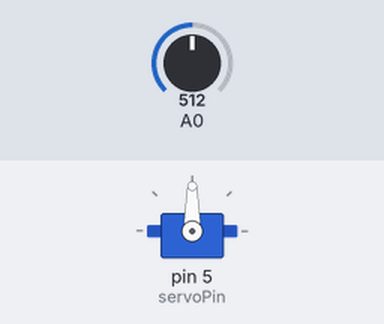
Bench run of a sketch on a simulated Arduino Uno, built with avr-gcc and run on an emulated ATmega328P. Shown: servo. Wiring (inferred from the names in the program): servo: signal pin 5. Inputs (shaded band) come from the test bench; at power-on: A0 = 512. Servo pulses on a pin are drawn as a servo (544–2400 µs = 0–180°).

Above: at 1.2 s.
1.3 s: A0 set to 716
At 2.1 s:
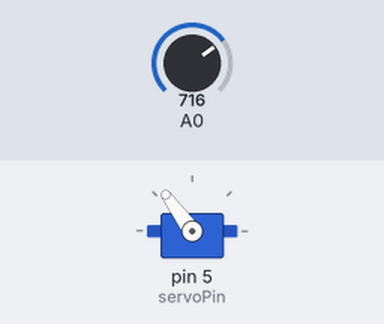
2.8 s: A0 set to 900
At 3.8 s:
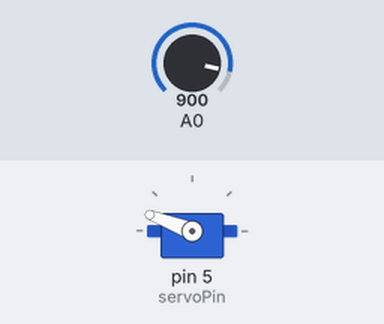
4.3 s: A0 set to 1023
At 4.7 s:
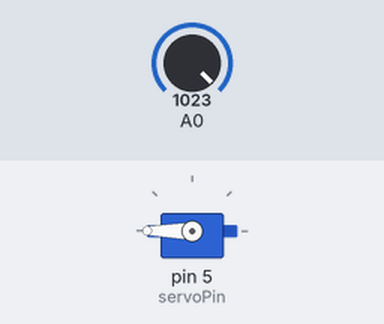
5.8 s: A0 set to 306
At 6.8 s:
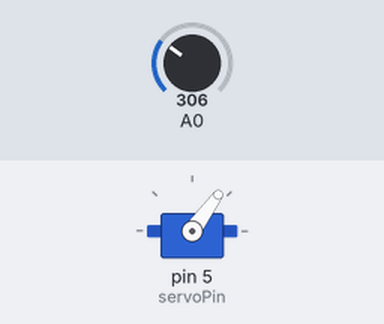
7.3 s: A0 set to 122
At 8.4 s:
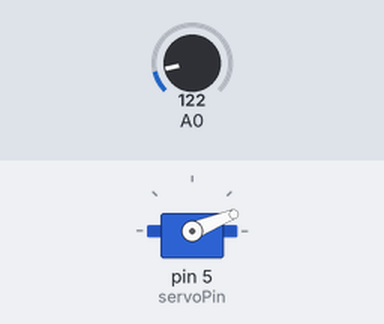
8.8 s: A0 set to 511
At 9.4 s:
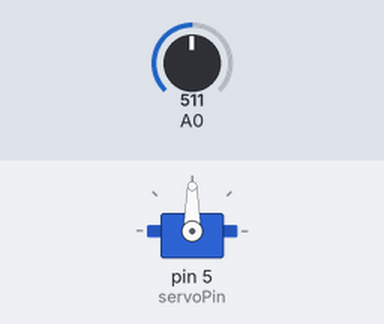
Timing chart, 0 to 11.3 s (numbered marks = the images above; inputs shaded):
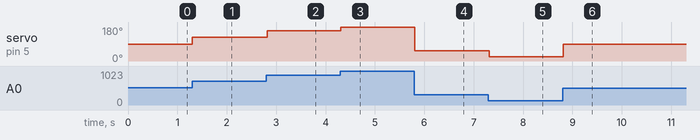

Measured:
- after the input at 1.3 s, servo on pin 5 (servoPin): 90° → 126° at once
- after the input at 2.8 s, servo on pin 5 (servoPin): 126° → 159° at once
- after the input at 4.3 s, servo on pin 5 (servoPin): 159° → 180° at once
- after the input at 5.8 s, servo on pin 5 (servoPin): 180° → 54° at once
- after the input at 7.3 s, servo on pin 5 (servoPin): 54° → 22° at once
- after the input at 8.8 s, servo on pin 5 (servoPin): 22° → 90° at once

The sketch:

_2_Servo_No_Library.ino
```cpp
int servoPin = 5;
unsigned long previousMillis = 0;
long interval = 20;

void setup() {
  pinMode (servoPin, OUTPUT);
}

void loop() {
  int pot = analogRead(0); // Read the potentiometer
  int servoPulse = map(pot,0,1023,500,2500);

  // Update servo only if 20 milliseconds have elapsed since last update
  unsigned long currentMillis = millis();
  if(currentMillis - previousMillis > interval) {
    previousMillis = currentMillis;
    updateServo(servoPin, servoPulse);
  }
}

void updateServo (int pin, int pulse){
  digitalWrite(pin, HIGH);
  delayMicroseconds(pulse);
  digitalWrite(pin, LOW);
}
```
